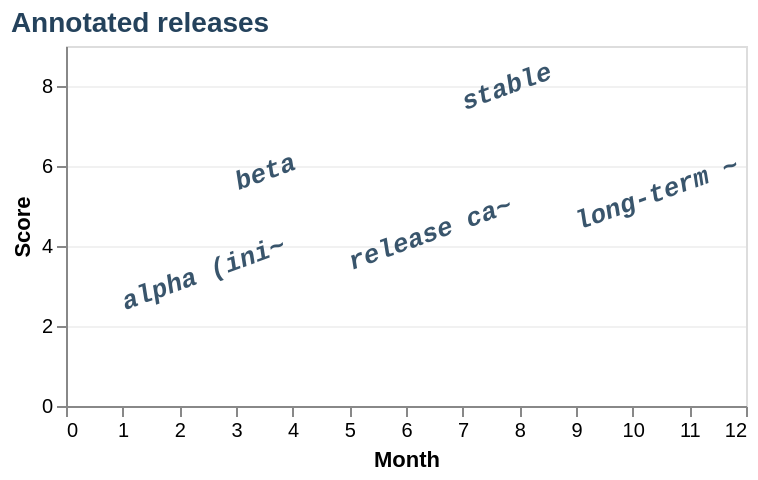

Vega-Lite specification for this chart:
### Vega-Lite specification from a JSON file in a GitHub repository (floating-point values rounded to 4 significant figures)
{"$schema": "https://vega.github.io/schema/vega-lite/v6.json", "description": "Text chart customization: every non-default property here is one eas draws natively (fc-qx1.43).", "title": {"text": "Annotated releases", "anchor": "start", "color": "#24425c", "fontSize": 14}, "width": 340, "height": 180, "data": {"values": [{"x": 1, "y": 2, "name": "alpha (initial cut)"}, {"x": 3, "y": 5, "name": "beta"}, {"x": 5, "y": 3, "name": "release candidate one"}, {"x": 7, "y": 7, "name": "stable"}, {"x": 9, "y": 4, "name": "long-term support"}]}, "mark": {"type": "text", "font": "Courier New", "fontSize": 13, "fontStyle": "italic", "fontWeight": "bold", "angle": -20, "align": "left", "baseline": "bottom", "dx": 4, "dy": -4, "limit": 90, "ellipsis": "~", "fill": "#24425c", "opacity": 0.9}, "encoding": {"x": {"field": "x", "type": "quantitative", "scale": {"domain": [0, 12]}, "axis": {"title": "Month", "grid": false}}, "y": {"field": "y", "type": "quantitative", "scale": {"domain": [0, 9]}, "axis": {"title": "Score", "gridOpacity": 0.4}}, "text": {"field": "name", "type": "nominal"}}}
